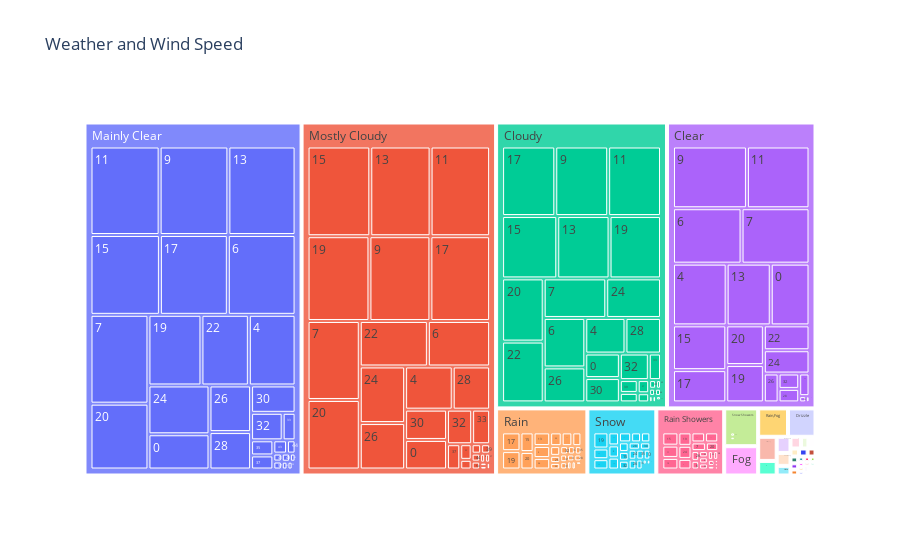

Notebook source saved alongside this figure:
### Code cell
px.treemap(df, path=['Weather', 'Wind Speed_km/h'],values='Visibility_km', title='Weather and Wind Speed')

### Figure 1 — Plotly figure (JSON) as saved in the notebook; plotly's stock layout.template omitted (floating-point values rounded to 4 significant figures; data arrays with more than 128 entries replaced by an {"elided": "..."} marker saying what was removed)
{"data": [{"branchvalues": "total", "domain": {"x": [0, 1], "y": [0, 1]}, "hovertemplate": "labels=%{label}<br>Visibility_km=%{value}<br>parent=%{parent}<br>id=%{id}<extra></extra>", "ids": {"elided": "460 str values"}, "labels": {"elided": "460 str values"}, "name": "", "parents": {"elided": "460 str values"}, "type": "treemap", "values": {"elided": "460 float values"}}], "layout": {"legend": {"tracegroupgap": 0}, "title": {"text": "Weather and Wind Speed"}}}
